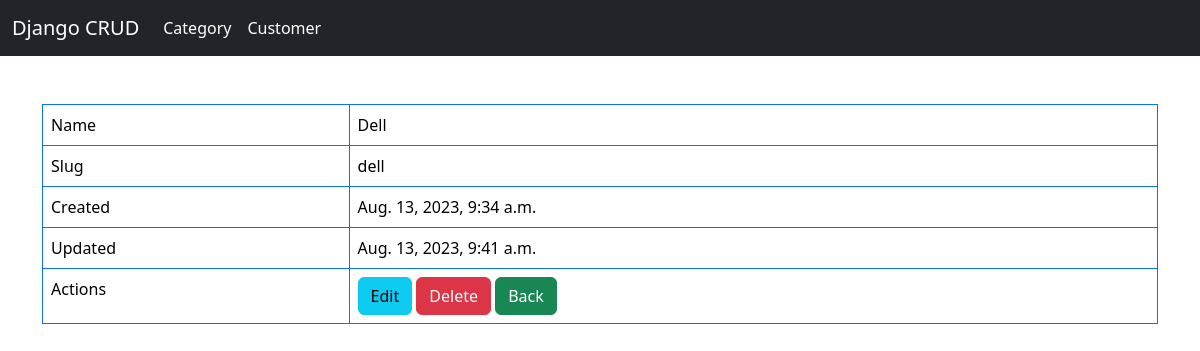
The app's page /category/detail/dell/ with its own data.
### category/models.py (models this page shows, shortened)
class Category(models.Model):
    name = models.CharField(max_length=255)
    slug = models.SlugField(max_length=255, unique=name)
    created_at = models.DateTimeField(auto_now_add=True)
    updated_at = models.DateTimeField(auto_now=True)

### category/views.py (the view)
# urls.py: path('category/detail/<slug:slug>/', CategoryDetailView.as_view(), name='category_detail'),
class CategoryDetailView(DetailView):
    model = Category

### category/templates/category/category_detail.html
{% extends 'category/base.html' %}
{% block contents %}
<div class="row py-5">
    <div class="col-md-12">
        <table class="table table-bordered border-primary">
            <tbody>
                <tr>
                    <td>
                        Name
                    </td>
                    <td>
                        {{ category.name }}
                    </td>
                </tr>
                <tr>
                    <td>
                        Slug
                    </td>
                    <td>
                        {{ category.slug }}
                    </td>
                </tr>
                <tr>
                    <td>
                        Created
                    </td>
                    <td>
                        {{ category.created_at }}
                    </td>
                </tr>
                <tr>
                    <td>
                        Updated
                    </td>
                    <td>
                        {{ category.updated_at }}
                    </td>
                </tr>
                <tr>
                    <td>
                        Actions
                    </td>
                    <td>
                        <a href="{% url 'category_update' category.slug  %}" class="btn btn-info">
                            Edit
                        </a>
                        <a href="{% url 'category_delete' category.slug  %}" class="btn btn-danger">
                            Delete
                        </a>
                        <a href="{% url 'category_list' %}" class="btn btn-success">
                            Back
                        </a>
                    </td>
                </tr>
            </tbody>
        </table>
    </div>
</div>
{% endblock %}

### records on screen
Category: name "Dell", slug "dell", created_at "Aug. 13, 2023, 9:34 a.m.", updated_at "Aug. 13, 2023, 9:41 a.m."
